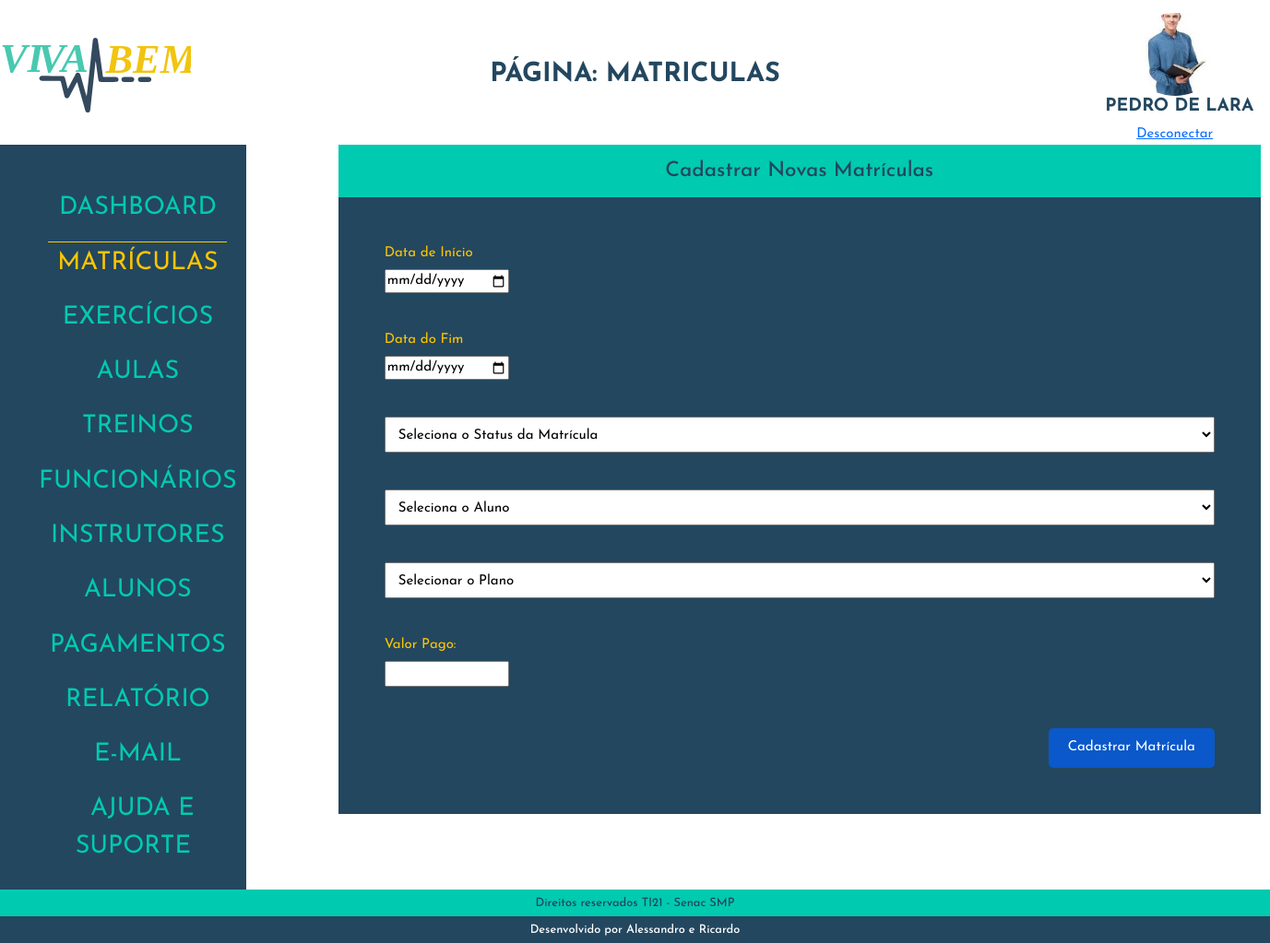
Screenshot of /admin/index.php?p=matriculas&m=cadastrar (signed in) with the database file from the repository.
### tables this page shows
CREATE TABLE `tblfuncionarios` (
  `idFuncionario` int(11) NOT NULL,
  `nomeFuncionario` varchar(50) NOT NULL,
  `altFuncionario` varchar(50) NOT NULL,
  `dataNascFuncionario` date NOT NULL,
  `cargoFuncionario` varchar(20) NOT NULL,
  `especialidadeFuncionario` varchar(20) NOT NULL,
  `emailFuncionario` varchar(80) DEFAULT NULL,
  `senhaFuncionario` varchar(20) NOT NULL,
  `nivelFuncionario` varchar(15) NOT NULL,
  `telefoneFuncionario` varchar(14) NOT NULL,
  `dataAdmissaoFuncionario` date NOT NULL,
  `statusFuncionario` varchar(10) NOT NULL,
  `fotoFuncionario` varchar(100) DEFAULT NULL,
  `linkFaceFuncionario` varchar(150) NOT NULL,
  `linkInstaFuncionario` varchar(150) NOT NULL,
  `linklinkedinFuncionario` varchar(150) NOT NULL,
  `linkWhatsFuncionario` varchar(150) NOT NULL
);

### admin/class/funcionario.php (called while the page is built, shortened)
<?php
class FuncionarioClass
{
    public $idFuncionario;
    public function __construct($id = false)
    {
        if ($id) {
            $this->idFuncionario = $id;
            $this->Carregar();
        }
    }
    public function Carregar()
    {
        $query = "SELECT * FROM  tblfuncionarios WHERE idFuncionario = " . $this->idFuncionario;
        $conn = Conexao::LigarConexao();
        $resultado = $conn->query($query);
        $lista = $resultado->fetchAll();
        foreach ($lista as $linha) {
            $this->nomeFuncionario = $linha['nomeFuncionario'];
            $this->fotoFuncionario = $linha['fotoFuncionario'];
        }
    }
   }

### admin/matriculas/cadastrar.php (the view, shortened to what this page needs)
<h1 class="h1Geral">Cadastrar Novas Matrículas</h1>
<div class="formContainer">
    <form class="formMatri" action="index.php?p=matriculas&m=cadastrar" method="POST" enctype="multipart/form-data">
        <div>
            <label class="labelMatri" for="dataInicioMatricula">Data de Início</label>
            <input class="inputMatriDate" type="date" name="dataInicioMatricula" id="dataInicioMatricula" required placeholder="data de Inicio">
        </div>
        <div>
            <label class="labelMatri" for="dataFimMatricula">Data do Fim</label>
            <input class="inputMatriDate" type="date" name="dataFimMatricula" id="dataFimMatricula" required placeholder="data de final">
        </div>
        <div>
            <select class="selectMatriStatus" aria-label="Default select example" name="statusMatricula" required>
                <option selected="">Seleciona o Status da Matrícula</option>
            </select>
        </div>
        <div>
            <select class="selectMatri"  aria-label="Default select example" name="idAluno" id="idAluno" required>
                <option selected disabled>Seleciona o Aluno</option>
            </select>
            <select  class="selectMatri" aria-label="Default select example" name="idPlano" id="idPlano" required>
                <option selected disabled>Selecionar o Plano</option>
            </select>
            <div>
                <label class="labelMatri" for="valorPago">Valor Pago:</label>
                <input class="inputMatriDate" type="number" step="0.01" pattern="\d+(\.\d{2})?" name="valorPago" id="valorPago" required>
            </div>
            <div>
                <button class="botMatri" type="submit">Cadastrar Matrícula</button>
            </div>
        </div>
    </form>
</div>

### admin/index.php (shortened to what this page needs)
<?php
if (isset($_SESSION['idAluno'])) {
    $id = $_SESSION['idAluno'];
    $tipoUsuario = 'aluno';
} elseif (isset($_SESSION['idFuncionario'])) {
    $tipoUsuario = 'funcionario';
} else {
    header("location: http://localhost/Projeto-Academia-Viva-Bem-Senac/admin/loginAdmin.php");
    exit;
}
$pagina = @$_GET['p'];
require_once('class/aluno.php');
require_once('class/funcionario.php');
if ($tipoUsuario === 'aluno') {
    $aluno = new AlunoClass($id);
    $usuario = $aluno;
} elseif ($tipoUsuario === 'funcionario') {
    $funcionario = new FuncionarioClass($id);
    $usuario = $funcionario;
}
?>
<!DOCTYPE html>
<html lang="pt-BR">
<head>
    <link rel="stylesheet" href="./css/reset.css">
    <link href="path/to/lightbox.css" rel="stylesheet" />
    <link href="https://cdn.jsdelivr.net/npm/bootstrap@5.3.2/dist/css/bootstrap.min.css" rel="stylesheet">
    <link rel="stylesheet" href="./css/estilo.css">
</head>
<body>
    <header class="topo">
        <h1>
            <img src="./img/logoVivaBem.svg" alt="Logo Viva Bem">
        </h1>
        <?php
        if ($pagina == '') {
            echo '<h2>Dashboard</h2>';
        } else {
            echo ('<h2>Página: ' . $pagina . '</h2>');
        }
        ?>
         <div class="identUser">
            <img src="../img/<?php echo $usuario->fotoAluno ?? $usuario->fotoFuncionario; ?>" alt="User">
            <h2><?php echo $usuario->nomeAluno ?? $usuario->nomeFuncionario; ?></h2>
            <a href="desconectar.php">Desconectar</a>
        </div>
    </header>
    <main>
        <div class="menu">
            <nav>
                <ul>
                    <li><a href="index.php?p=dashboard" class="<?php echo (($pagina == 'dashboard') ||  (@$pagina == '')) ? 'menuAtivo' : ''; ?>"> Dashboard </a></li>
                    <li><a href="index.php?p=matriculas" class="<?php echo ($pagina == 'matriculas') ? 'menuAtivo' : ''; ?>"> Matrículas </a></li>
                    <li><a href="index.php?p=exercicios" class="<?php echo ($pagina == 'exercicios') ? 'menuAtivo' : ''; ?>"> Exercícios </a></li>
                    <li><a href="index.php?p=aulas" class="<?php echo ($pagina == 'aulas') ? 'menuAtivo' : ''; ?>"> Aulas </a></li>
                    <li><a href="index.php?p=treino" class="<?php echo ($pagina == 'treino') ? 'menuAtivo' : ''; ?>"> Treinos </a></li>
                    <li><a href="index.php?p=funcionarios" class="<?php echo ($pagina == 'funcionarios') ? 'menuAtivo' : ''; ?>"> Funcionários </a></li>
                    <li><a href="index.php?p=instrutores" class="<?php echo ($pagina == 'instrutores') ? 'menuAtivo' : ''; ?>"> Instrutores </a></li>
                    <li><a href="index.php?p=aluno" class="<?php echo ($pagina == 'aluno') ? 'menuAtivo' : ''; ?>"> Alunos </a></li>
                    <li><a href="index.php?p=pagamento" class="<?php echo ($pagina == 'pagamento') ? 'menuAtivo' : ''; ?>"> Pagamentos </a></li>
                    <li><a href="index.php?p=relatorio" class="<?php echo ($pagina == 'relatorio') ? 'menuAtivo' : ''; ?>"> Relatório </a></li>
                    <li><a href="index.php?p=contato" class="<?php echo ($pagina == 'contato') ? 'menuAtivo' : ''; ?>"> E-mail </a></li>
                    <li><a href="index.php?p=ajuda" class="<?php echo ($pagina == 'ajuda') ? 'menuAtivo' : ''; ?>"> Ajuda e Suporte </a></li>
                </ul>
            </nav>
        </div>
        <div class="box">
            <?php
            switch ($pagina) {
                case 'matriculas':
                    require_once('matriculas/matriculas.php');
                    break;
            }
            ?>
        </div>
    </main>
    <footer class="rodape">
        <h2>Direitos reservados TI21 - Senac SMP</h2>
        <h2>Desenvolvido por Alessandro e Ricardo</h2>
    </footer>
</body>
</html>

### admin/css/estilo.css (style rules this page uses)
*, a, h1, h2, h3, h4 { font-family: 'Josefin Sans', sans-serif; font-size: 15px; }
body { display: flex; flex-direction: column; height: 100vh; width: 100%; }
.topo { display: flex; justify-content: space-between; margin-top: 1%; align-items: center; }
.topo h1 { text-align: center; width: 15%; }
.identUser { width: 100%; }
.identUser img { max-width: 100px; max-height: 90px; object-fit: cover; border-radius: 50%; }
.topo h2 { font-size: 1.8em; text-transform: uppercase; color: #23475f; font-weight: bold; }
.topo div { display: flex; flex-direction: column; align-items: center; width: 15%; }
.topo div img { width: 75%; }
.topo div h2 { margin-left: 5%; font-size: 1.2em; }
main { flex: 1; display: flex; }
.menu { background-color: #23475f; text-align: center; display: flex; }
.menu nav { margin-top: 15%; }
.menu nav ul li { padding: 4% 0; }
.menu nav ul li a { text-decoration: none; color: #00cab0; font-size: 1.8em; text-transform: uppercase; padding: 4% 10px; }
.menuAtivo { color: #ffc500 !important; border-top: solid 1px #ffc500; }
.box { margin: 0 100px; }
.rodape { text-align: center; }
.rodape h2 { font-size: .8em; margin-bottom: 0; }
.rodape h2:nth-child(1) { background: #00cab0; padding: .5% 0; color: #23475f; }
.rodape h2:nth-child(2) { background: #23475f; padding: .5% 0; color: #fff; }
form { display: flex; flex-direction: column; align-items: stretch; background: #23475f; width: 1000px; padding: 15px 50px; color: #ffc500; }
.h1Geral { text-align: center; color: #23475f; font-size: 1.5em; background: #00cab0; margin: 0; padding: 15px; }
.formContainer { width: 100%; box-sizing: border-box; }
.formMatri { display: flex; flex-direction: column; gap: 40px; padding: 50px 50px; }
.formMatri div { display: flex; flex-direction: column; }
.labelMatri { margin-bottom: 5px; }
.selectMatri { width: 100%; box-sizing: border-box; margin-bottom: 40px; padding: 10px; }
.selectMatriStatus { margin: 0; padding: 10px; }
.labelMatri { width: 100%; box-sizing: border-box; }
.botMatri { width: 50%; box-sizing: border-box; }
.inputMatriDate { width: 15%; }
.botMatri { width: 20%; margin-left: auto; box-sizing: border-box; background-color: #0a58ca; padding: 10px; border: none; border-radius: 5px; cursor: pointer; margin-top: 45px; color: #ffffff; }

### rows the page displays
tblfuncionarios: fotoFuncionario (picture), nomeFuncionario "PEDRO DE LARA"

### other values shown
$pagina "MATRICULAS"
